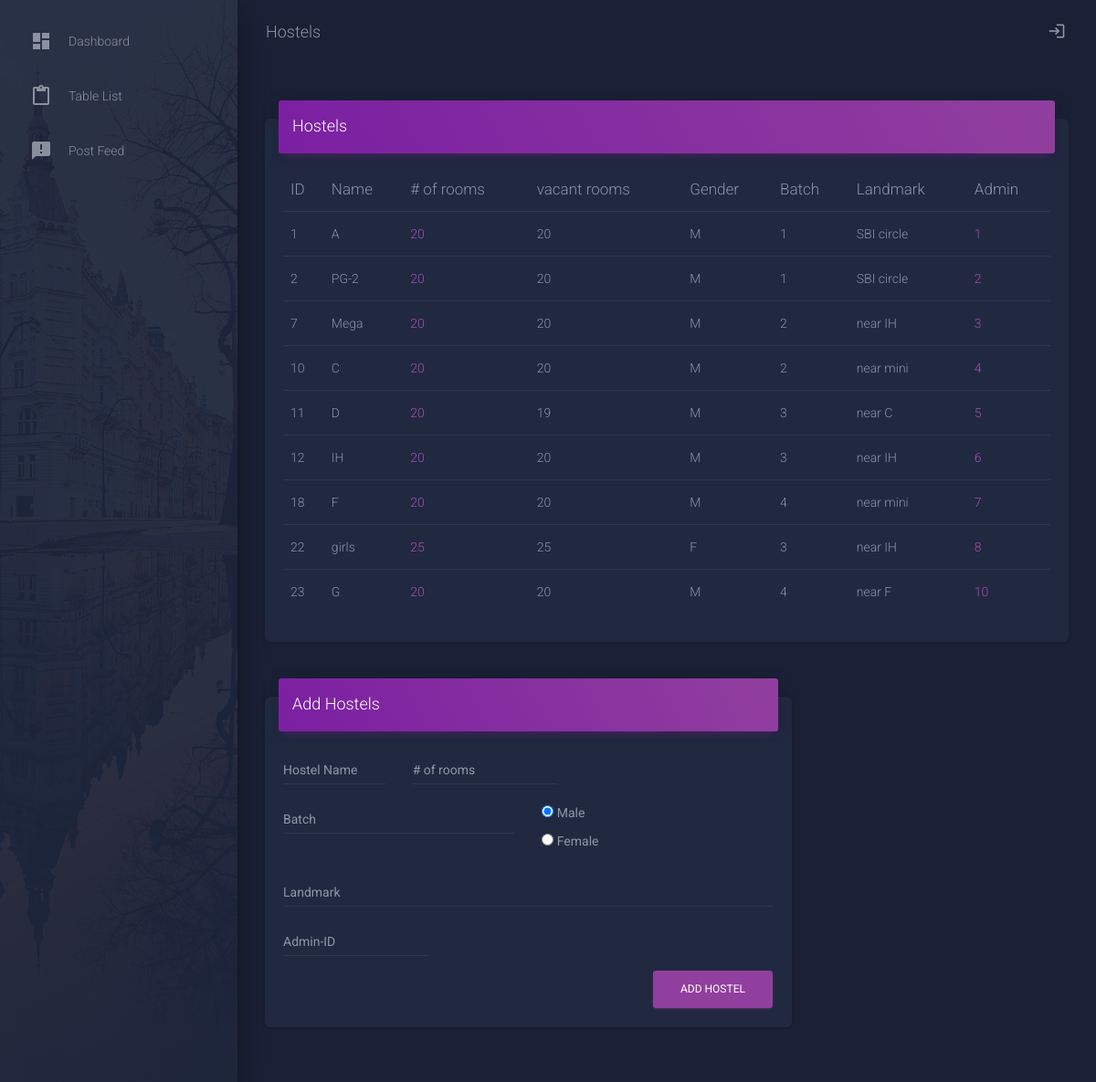
Page /pages/update_hostels.php on the committed database.
### tables this page shows
CREATE TABLE `HOSTELS` (
  `Hostel_ID` int(3) NOT NULL,
  `Hostel_name` varchar(10) NOT NULL,
  `No_of_rooms` int(5) NOT NULL,
  `Vacant_rooms` int(5) DEFAULT NULL,
  `Monthly_expenses` int(8) DEFAULT NULL,
  `Landmark` tinytext DEFAULT NULL,
  `Gender_flag` varchar(1) NOT NULL,
  `Admin_ID` int(3) DEFAULT NULL,
  `Batch` int(5) NOT NULL
);

### pages/update_hostels.php (the view, shortened to what this page needs)
<?php
    $connection=new mysqli('localhost','root','','hostel');
    $query="SELECT * FROM HOSTELS WHERE 1";
    $total=mysqli_query($connection,$query);
?>
<!DOCTYPE html>
<html lang="en">
<head>
  <link rel="stylesheet" href="https://maxcdn.bootstrapcdn.com/font-awesome/latest/css/font-awesome.min.css">
  <link href="../assets/css/material-dashboard.css?v=2.1.0" rel="stylesheet" />
</head>
<body class="dark-edition">
  <div class="wrapper ">
    <div class="sidebar" data-color="purple" data-background-color="black" data-image="../assets/img/sidebar-2.jpg">
      <div class="sidebar-wrapper">
        <ul class="nav">
          <li class="nav-item  ">
            <a class="nav-link" href="admin_land.php">
              <i class="material-icons">dashboard</i>
              <p>Dashboard</p>
            </a>
          </li>
          <li class="nav-item ">
            <a class="nav-link" href="admin_list.php">
              <i class="material-icons">content_paste</i>
              <p>Table List</p>
            </a>
          </li>
          <li class="nav-item ">
            <a class="nav-link" href="admin_feed.php">
              <i class="material-icons">announcement</i>
              <p>Post Feed</p>
            </a>
          </li>
        </ul>
      </div>
    </div>
    <div class="main-panel">
      <nav class="navbar navbar-expand-lg navbar-transparent navbar-absolute fixed-top " id="navigation-example">
        <div class="container-fluid">
          <div class="navbar-wrapper">
            <a class="navbar-brand" href="javascript:void(0)">Hostels</a>
          </div>
          <div class="collapse navbar-collapse justify-content-end">
            <ul class="navbar-nav">
              <li class="nav-item">
                <a class="nav-link" href="admin_login.php">
                <i class="material-icons">login</i>
                </a>
              </li>
            </ul>
          </div>
        </div>
      </nav>
      <div class="content">
        <div class="container-fluid">
          <div class="row">
            <div class="col-md-12">
              <div class="card">
                <div class="card-header card-header-primary">
                  <h4 class="card-title ">Hostels</h4>
                </div>
                <div class="card-body">
                  <div class="table-responsive">
                    <table class="table">
                      <thead class=" text-primary">
                        <th>
                          ID
                        </th>
                        <th>
                          Name
                        </th>
                        <th>
                          # of rooms
                        </th>
                        <th>
                          vacant rooms
                        </th>
                        <th>
                          Gender
                        </th>
                        <th>
                          Batch
                        </th>
                        <th>
                          Landmark
                        </th>
                        <th>
                          Admin
                        </th>
                      </thead>
                      <tbody>
                          <?php foreach ($total as $row){ ?>
                        <tr>
                          <td>
                          <?php echo $row['Hostel_ID'] ?>
                          </td>
                          <td>
                          <?php echo $row['Hostel_name'] ?>
                          </td>
                          <td class="text-primary">
                          <?php echo $row['No_of_rooms'] ?>
                          </td>
                          <td>
                          <?php echo $row['Vacant_rooms'] ?>
                          </td>
                          <td >
                          <?php echo $row['Gender_flag']?>
                          </td>
                          <td >
                          <?php echo $row['Batch']?>
                          </td>
                          <td >
                          <?php echo $row['Landmark']?>
                          </td>
                          <td class="text-primary">
                          <?php echo $row['Admin_ID']?>
                          </td>
                        </tr>
                          <?php }?>
                      </tbody>
                    </table>
                  </div>
                </div>
              </div>
            </div>
          </div>
          <div class="row">
            <div class="col-md-8">
              <div class="card">
                <div class="card-header card-header-primary">
                  <h4 class="card-title">Add Hostels</h4>
                </div>
            <div class="card-body">
                  <form action="update_hostels.php" method="POST">
                    <div class="row">
                      <div class="col-md-3">
                        <div class="form-group">
                          <label class="bmd-label-floating">Hostel Name</label>
                          <input type="text" name="h_name" class="form-control" required>
                        </div>
                      </div>
                      <div class="col-md-4">
                        <div class="form-group">
                          <label class="bmd-label-floating"># of rooms</label>
                          <input type="text" name="h_rooms" class="form-control" required>
                        </div>
                      </div>
                    </div>
                    <div class="row">
                      <div class="col-md-6">
                        <div class="form-group">
                          <label class="bmd-label-floating">Batch</label>
                          <input type="text" name="h_batch" class="form-control" required>
                        </div>
                      </div>
                      <div class="col-md-6">
                        <div class="form-group">
                          <input type="radio" name="h_gender" value="M" id="male" checked>
                          <label for="male">Male</label><br>
                          <input type="radio" name="h_gender" id="female" value="F"  >
                          <label for="female">Female</label><br>
                        </div>
                      </div>
                    </div>
                    <div class="row">
                      <div class="col-md-12">
                        <div class="form-group">
                          <label class="bmd-label-floating">Landmark</label>
                          <input type="text" name="h_landmark"class="form-control" required>
                        </div>
                      </div>
                    </div>
                    <div class="row">
                      <div class="col-md-4">
                        <div class="form-group">
                          <label class="bmd-label-floating">Admin-ID</label>
                          <input type="text" name="h_admin" class="form-control" required>
                        </div>
                      </div>
                    </div>
                    <button type="submit"  name='add'class="btn btn-primary pull-right">Add Hostel</button>
                    <div class="clearfix"></div>
                  </form>
                </div>
            </div>
        </div>
        </div>
      </div>
</body>
</html>

### rows in the picture
hostels: Hostel_ID "1", Hostel_name "A", No_of_rooms "20", Vacant_rooms "20", Gender_flag "M", Batch "1", Landmark "SBI circle", Admin_ID "1"
hostels: Hostel_ID "2", Hostel_name "PG-2", No_of_rooms "20", Vacant_rooms "20", Gender_flag "M", Batch "1", Landmark "SBI circle", Admin_ID "2"
hostels: Hostel_ID "7", Hostel_name "Mega", No_of_rooms "20", Vacant_rooms "20", Gender_flag "M", Batch "2", Landmark "near IH", Admin_ID "3"
hostels: Hostel_ID "10", Hostel_name "C", No_of_rooms "20", Vacant_rooms "20", Gender_flag "M", Batch "2", Landmark "near mini", Admin_ID "4"
hostels: Hostel_ID "11", Hostel_name "D", No_of_rooms "20", Vacant_rooms "19", Gender_flag "M", Batch "3", Landmark "near C", Admin_ID "5"
hostels: Hostel_ID "12", Hostel_name "IH", No_of_rooms "20", Vacant_rooms "20", Gender_flag "M", Batch "3", Landmark "near IH", Admin_ID "6"
hostels: Hostel_ID "18", Hostel_name "F", No_of_rooms "20", Vacant_rooms "20", Gender_flag "M", Batch "4", Landmark "near mini", Admin_ID "7"
hostels: Hostel_ID "22", Hostel_name "girls", No_of_rooms "25", Vacant_rooms "25", Gender_flag "F", Batch "3", Landmark "near IH", Admin_ID "8"
hostels: Hostel_ID "23", Hostel_name "G", No_of_rooms "20", Vacant_rooms "20", Gender_flag "M", Batch "4", Landmark "near F", Admin_ID "10"
